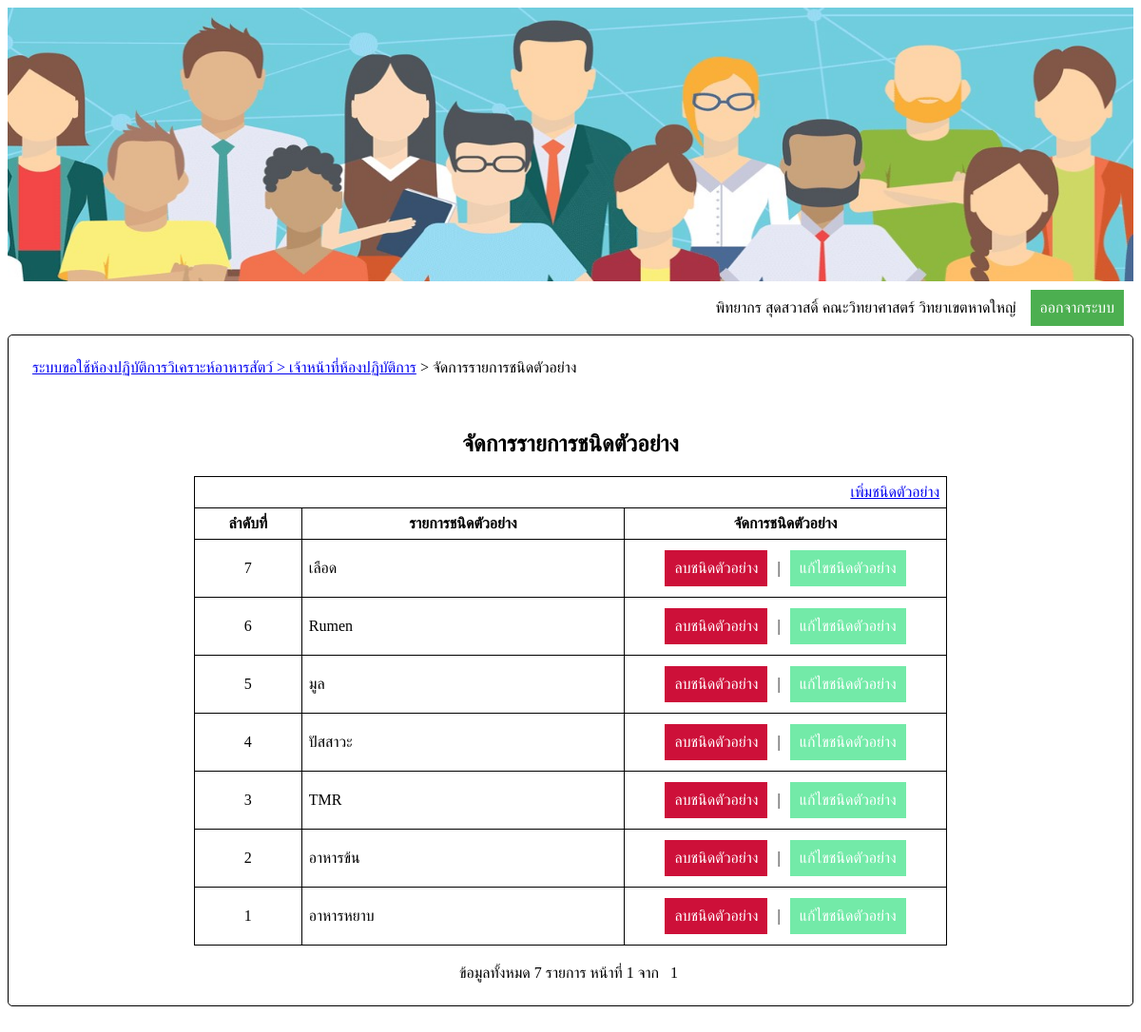
Screenshot of /AManageSimple.php?pageNo=1 (signed in) with the database file from the repository.
### tables this page shows
CREATE TABLE `member` (
  `memCode` int(10) unsigned NOT NULL AUTO_INCREMENT,
  `username` varchar(30) NOT NULL,
  `password` varchar(45) NOT NULL,
  `memlevel` int(1) NOT NULL,
  `name` varchar(30) NOT NULL,
  `email` varchar(30) NOT NULL,
  `passmail` varchar(30) DEFAULT NULL,
  `depCode` char(3) NOT NULL,
  PRIMARY KEY (`memCode`),
  KEY `depCode` (`depCode`),
  CONSTRAINT `member_ibfk_1` FOREIGN KEY (`depCode`) REFERENCES `department` (`depCode`)
);

CREATE TABLE `simplelist` (
  `simCode` int(2) unsigned NOT NULL AUTO_INCREMENT,
  `simName` varchar(30) NOT NULL,
  PRIMARY KEY (`simCode`)
);

### AManageSimple.php (the view, shortened to what this page needs)
<?php
		if(!(isset($_SESSION['memCode']) && isset($_SESSION['memName'])&& isset($_SESSION['facCode'])&& isset($_SESSION['facName'])&& isset($_SESSION['depCode']) && isset($_SESSION['depName'])))
		{
			echo "<script>
					alert('กรุณาเข้าสู่ระบบใหม่อีกครั้ง');
					window.open('login.php','_self');
			</script>";
		}else{
			$memCode = $_SESSION['memCode'];
			require('connectDB.php');
			$sqlSearchSessionMember = "select * from member where memCode='$memCode';";
			$resultSearchSessionMember = mysqli_query($con,$sqlSearchSessionMember);
			$recnumSearchSessionMember = mysqli_fetch_array($resultSearchSessionMember);
			$memName = $recnumSearchSessionMember[4];
			$facName = $_SESSION['facName'];
		}
?>
<html>
<head>
</head>
<body>
	<center>
		<img src='img/hrm_3.jpg'>
	</center>
	<table id='tbLog' cellpadding='5' width='100%'>
		<tr align='right'>
			<td width='90%'>
				<?php echo "$memName $facName วิทยาเขตหาดใหญ่";  ?>
			</td>
			<td align='center'>
				<button id='signOut'>ออกจากระบบ</button>
			</td>
		</tr>
	</table>
	<table id='myTable' width='100%' cellspacing='10' cellpadding='5'>
		<tr>
			<td colspan='3'><a href='Amain.php'> ระบบขอใช้ห้องปฏิบัติการวิเคราะห์อาหารสัตว์ > เจ้าหน้าที่ห้องปฏิบัติการ</a> > จัดการรายการชนิดตัวอย่าง</td>
		</tr>
		<tr>
			<td>&nbsp;</td>
		</tr>
		<tr>
			<td>
				<div align='center'>
					<h2>จัดการรายการชนิดตัวอย่าง</h2>
				</div>
				<table border='1' id='tbAnalysis' align='center' cellpadding='7' width='70%'>
					<tr align='right'>
						<td colspan='3'><a href='AAddSimple.php'>เพิ่มชนิดตัวอย่าง</a></td>
					</tr>
					<tr>
						<th width='10%'>ลำดับที่</th>
						<th width='30%'>รายการชนิดตัวอย่าง</th>
						<th width='30%'>จัดการชนิดตัวอย่าง</th>
					</tr>
					<?php
						require('connectDB.php');
						$sqlShowAnaList = "select * from simplelist";
						$resultShowAnaList = mysqli_query($con,$sqlShowAnaList);
						$numRowShowAnalist = mysqli_num_rows($resultShowAnaList);
						$perPage = 10;
						if(isset($_REQUEST['pageNo']))
						{
							$pageNo = $_REQUEST['pageNo'];
						}else
						{
							$pageNo = 1;
						}
						$pageStart = ($perPage*$pageNo)-$perPage;
						if($pageStart>=$numRowShowAnalist)
						{
							$totalPage = 1;
						}else
						{
							if(($numRowShowAnalist%$perPage)==0)
							{
								$totalPage = ($numRowShowAnalist/$perPage);
							}else
							{
								$totalPage = ($numRowShowAnalist/$perPage)+1;
								$totalPage = (int)$totalPage;
							}
						}
						$sqlShowAnaList .= " order by simCode desc limit $pageStart,$perPage;";
						$resultShowAnaList = mysqli_query($con,$sqlShowAnaList);
						$s = $numRowShowAnalist-$pageStart+1;
						while($recnumShowAnalist = mysqli_fetch_array($resultShowAnaList))
						{
							$s--;
							echo "<tr>
									<td><div id = '$s' class='$recnumShowAnalist[0]' align='center'>$s</div></td>
									<td>$recnumShowAnalist[1]</td>
									<td style='text-align:center;'>
										<button id='btDelAna' >ลบชนิดตัวอย่าง</button>&nbsp;&nbsp;|&nbsp;
										<button id='btEditAna'>แก้ไขชนิดตัวอย่าง</button>
									</td>
								</tr>";
						}
					?>
				</table>
			</td>
		</tr>
		<tr>
			<td align='center'>
				ข้อมูลทั้งหมด&nbsp;<?php echo $numRowShowAnalist; ?>&nbsp;รายการ&nbsp;หน้าที่ <?php echo $pageNo?>&nbsp;จาก&nbsp;
				<?php
				for($i=1;$i<=$totalPage;$i++)
				{
					$page1 = $pageNo-2;
					$page2 = $pageNo+2;
					if($i!=$pageNo && $i>=$page1 && $i <= $page2)
					{
						echo "[&nbsp;<a href='AManageSimple.php?pageNo=$i'>$i</a>&nbsp;]";
					}else
					{
						if($i==$pageNo)
						{
							echo "&nbsp;$i&nbsp;";
						}
					}
				}
				?>
			</td>
		</tr>
	</table>
	<br><br>
</body>
</html>

### AManageSimple.php (style rules this page uses)
body { font-family: sarabun; font-size: 100%; line-height: 1.5; height:90% }
img { height:40%; width:100%; }
table,#fixTB { border:1px solid black; border-collapse: collapse; }
#tbLog { border-left: none; border-right:none; border-top:none; border-bottom:none; }
#signOut { background-color: #4CAF50; border: none; color: white; padding:10px 10px; text-align:center; text-decoration:none; display: inline-block; font-size: 16px; margin: 4px 2px; cursor: pointer; }
#btDelAna { background-color: #CD1039; border: none; color: white; padding:10px 10px; text-align:center; text-decoration:none; display: inline-block; font-size: 16px; margin: 4px 2px; cursor: pointer; }
#btEditAna { background-color: #73EAA8; border: none; color: white; padding:10px 10px; text-align:center; text-decoration:none; display: inline-block; font-size: 16px; margin: 4px 2px; cursor: pointer; }
#myTable { border: 1px solid black; border-collapse: separate; border-radius: 5px; padding:10px; }

### rows the page displays
member: name "พิทยากร สุดสวาสดิ์"
simplelist: simName "เลือด"
simplelist: simName "Rumen"
simplelist: simName "มูล"
simplelist: simName "ปัสสาวะ"
simplelist: simName "TMR"
simplelist: simName "อาหารข้น"
simplelist: simName "อาหารหยาบ"

### other values shown
$facName "คณะวิทยาศาสตร์"
$numRowShowAnalist "7"
$pageNo "1"
